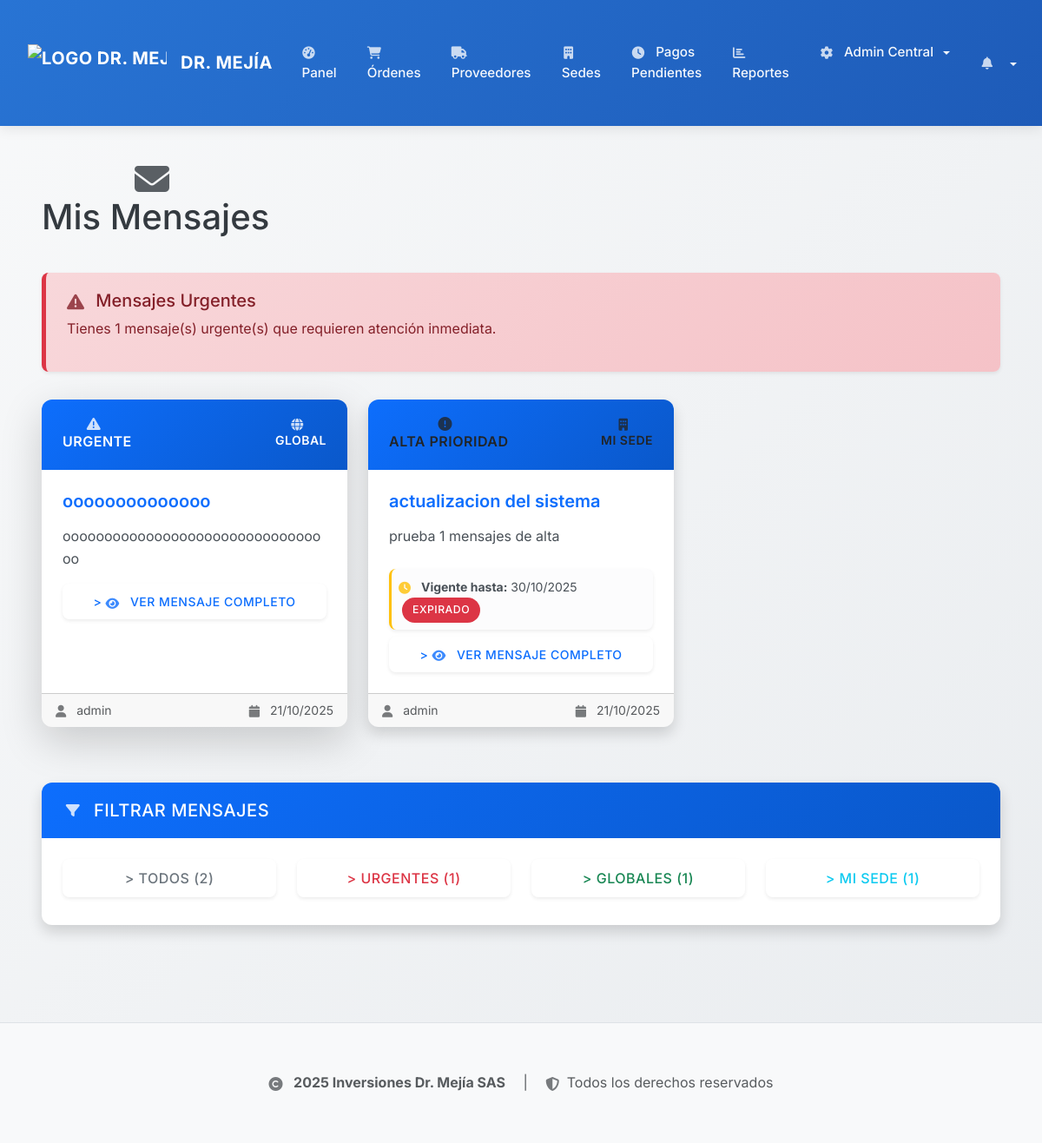
The app's page /messages/my (signed in), older data.
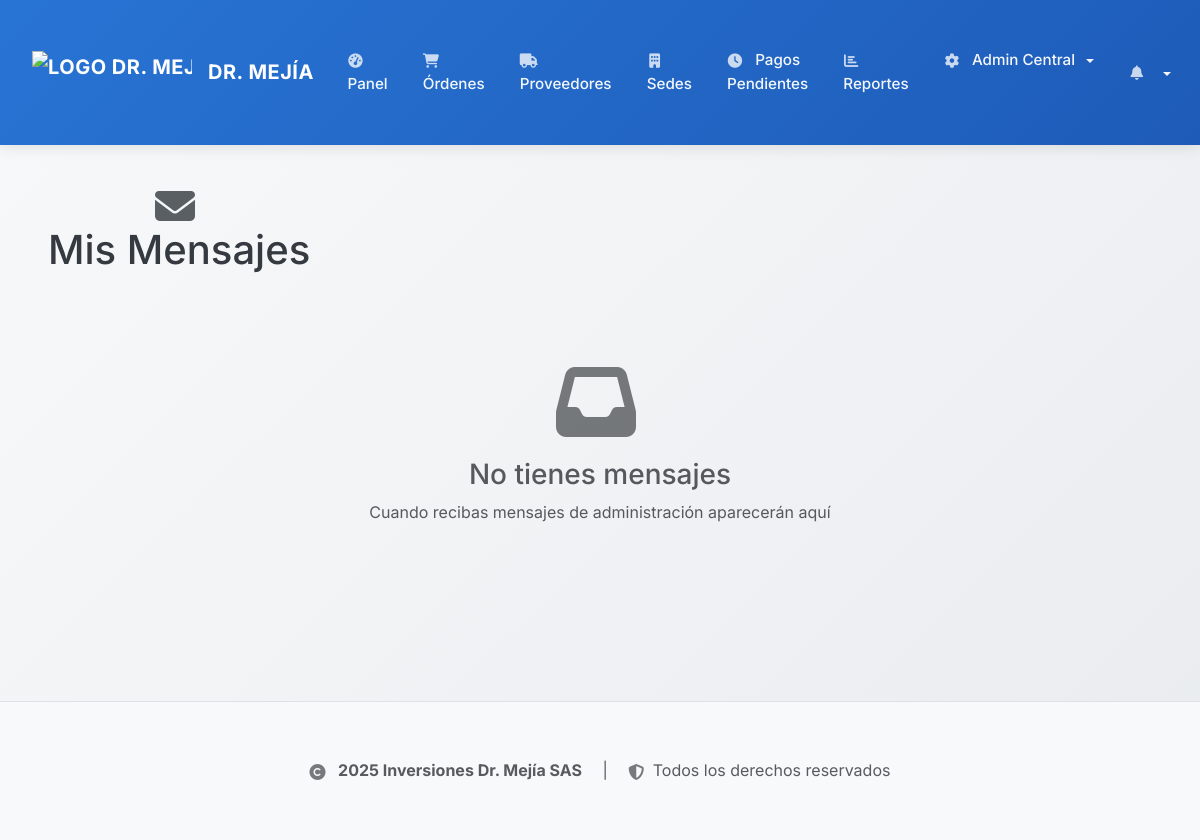
The same page, newer data.
### backend/app/models.py (models this page shows, shortened)
class SedeMessage(db.Model):
    id = db.Column(db.Integer, primary_key=True)
    title = db.Column(db.String(200), nullable=False)  # Título del mensaje
    message = db.Column(db.Text, nullable=False)  # Contenido del mensaje
    sender_id = db.Column(db.Integer, db.ForeignKey('user.id'), nullable=False)  # Quien envía
    sender = db.relationship('User', backref='sent_messages', foreign_keys=[sender_id])
    sede_id = db.Column(db.Integer, db.ForeignKey('sede.id'), nullable=True)
    sede = db.relationship('Sede', backref='received_messages', foreign_keys=[sede_id])
    is_global = db.Column(db.Boolean, default=False)  # Si es para todas las sedes
    priority = db.Column(db.String(20), default='normal')  # normal, alta, urgente
    is_active = db.Column(db.Boolean, default=True)  # Para poder archivar mensajes
    created_at = db.Column(db.DateTime, default=datetime.utcnow)
    expires_at = db.Column(db.DateTime, nullable=True)  # Fecha de expiración opcional

class User(UserMixin, db.Model):
    id = db.Column(db.Integer, primary_key=True)
    username = db.Column(db.String(64), unique=True, nullable=False)
    email = db.Column(db.String(120), unique=True, nullable=False)
    password_hash = db.Column(db.String(128))
    role = db.Column(db.String(64), nullable=False, default='asistente') # 'admin', 'asistente', 'admin_sede', 'proveedor'
    is_active = db.Column(db.Boolean, default=True) # Para desactivar usuarios
    created_at = db.Column(db.DateTime, default=datetime.utcnow)
    provider_id = db.Column(db.Integer, db.ForeignKey('provider.id'), nullable=True)
    provider = db.relationship('Provider', backref='users', uselist=False) # backref 'users' para el proveedor
    sede_id = db.Column(db.Integer, db.ForeignKey('sede.id'), nullable=True)
    sede_asignada = db.relationship('Sede', backref='administrators', foreign_keys=[sede_id])

### backend/app/routes.py (the view)
@bp.route('/messages/my')
@login_required
def my_sede_messages():
    from app.models import SedeMessage
    from datetime import datetime
    if current_user.role == 'admin_sede' and current_user.sede_id:
        messages = SedeMessage.query.filter(
            db.or_(
                SedeMessage.sede_id == current_user.sede_id,
                SedeMessage.is_global == True
            ),
            SedeMessage.is_active == True
        ).order_by(SedeMessage.created_at.desc()).all()
    else:
        messages = SedeMessage.query.filter_by(is_active=True).order_by(SedeMessage.created_at.desc()).all()
    current_date = datetime.now().date()
    messages_dict = []
    for msg in messages:
        msg_dict = {
            'id': msg.id,
            'title': msg.title,
            'message': msg.message,
            'priority': msg.priority,
            'is_global': msg.is_global,
            'created_at': msg.created_at.isoformat(),
            'expires_at': msg.expires_at.isoformat() if msg.expires_at else None,
            'sender': {
                'id': msg.sender.id,
                'username': msg.sender.username
            },
            'sede': {
                'id': msg.sede.id if msg.sede else None,
                'name': msg.sede.name if msg.sede else None,
                'city': msg.sede.city if msg.sede else None
            } if msg.sede else None
        }
        messages_dict.append(msg_dict)
    return render_template('messages/my_messages.html',
                        title='Mis Mensajes',
                        messages=messages,
                        messages_json=messages_dict,
                        current_date=current_date)

### backend/app/models.py (called while the page is built)
@login_manager.user_loader
def load_user(user_id):
    return User.query.get(int(user_id))

### backend/app/routes.py (called while the page is built, shortened)
@bp.context_processor
def inject_notifications():
    if current_user.is_authenticated:
        unread_notifications_count = Notification.query.filter_by(user_id=current_user.id, is_read=False).count()
        latest_notifications = Notification.query.filter_by(user_id=current_user.id).order_by(Notification.created_at.desc()).limit(5).all()
        sede_messages_count = 0
        return dict(
            unread_notifications_count=unread_notifications_count,
            latest_notifications=latest_notifications,
            sede_messages_count=sede_messages_count
        )
    return dict(unread_notifications_count=0, latest_notifications=[])

### frontend/templates/messages/my_messages.html (shortened to what the changed rows need)
{% extends "base.html" %}
{% block content %}
    <div class="container-fluid">
        <div class="d-flex justify-content-between align-items-center mb-4">
            <h1>
                <i class="fas fa-envelope"></i> Mis Mensajes
            </h1>
        </div>
        {% if messages %}
            {% set urgent_messages = messages|selectattr('priority', 'equalto', 'urgente')|list %}
            {% if urgent_messages %}
            <div class="alert alert-danger border-start border-danger border-5 mb-4">
                <h5 class="alert-heading">
                    <i class="fas fa-exclamation-triangle"></i> Mensajes Urgentes
                </h5>
                <p>Tienes {{ urgent_messages|length }} mensaje(s) urgente(s) que requieren atención inmediata.</p>
            </div>
            {% endif %}
            <div class="row">
                {% for message in messages %}
                <div class="col-md-6 col-lg-4 mb-4">
                    <div class="card h-100
                        {% if message.priority == 'urgente' %}border-danger shadow-lg
                        {% elif message.priority == 'alta' %}border-warning
                        {% else %}border-info
                        {% endif %}">
                        <div class="card-header
                            {% if message.priority == 'urgente' %}bg-danger text-white
                            {% elif message.priority == 'alta' %}bg-warning text-dark
                            {% else %}bg-info text-white
                            {% endif %}">
                            <div class="d-flex justify-content-between align-items-center">
                                <div>
                                    {% if message.priority == 'urgente' %}
                                        <i class="fas fa-exclamation-triangle"></i> URGENTE
                                    {% elif message.priority == 'alta' %}
                                        <i class="fas fa-exclamation-circle"></i> ALTA PRIORIDAD
                                    {% else %}
                                        <i class="fas fa-info-circle"></i> INFORMACIÓN
                                    {% endif %}
                                </div>
                                <small>
                                    {% if message.is_global %}
                                        <i class="fas fa-globe"></i> Global
                                    {% else %}
                                        <i class="fas fa-building"></i> Mi Sede
                                    {% endif %}
                                </small>
                            </div>
                        </div>
                        <div class="card-body">
                            <h6 class="card-title text-primary">{{ message.title }}</h6>
                            <p class="card-text">
                                {{ message.message[:150] }}{% if message.message|length > 150 %}...{% endif %}
                            </p>
                            {% if message.expires_at %}
                            <div class="alert alert-light border-start border-warning border-3 p-2 mb-2">
                                <small>
                                    <i class="fas fa-clock text-warning"></i>
                                    <strong>Vigente hasta:</strong> {{ message.expires_at.strftime('%d/%m/%Y') }}
                                    {% if message.expires_at.date() < current_date %}
                                        <span class="badge bg-danger ms-1">EXPIRADO</span>
                                    {% elif (message.expires_at.date() - current_date).days <= 3 %}
                                        <span class="badge bg-warning ms-1">PRÓXIMO A EXPIRAR</span>
                                    {% endif %}
                                </small>
                            </div>
                            {% endif %}
                            <button class="btn btn-outline-primary btn-sm w-100 view-message-btn" data-message-id="{{ message.id }}">>
                                <i class="fas fa-eye"></i> Ver Mensaje Completo
                            </button>
                        </div>
                        <div class="card-footer text-muted">
                            <div class="d-flex justify-content-between">
                                <small>
                                    <i class="fas fa-user"></i> {{ message.sender.username }}
                                </small>
                                <small>
                                    <i class="fas fa-calendar"></i> {{ message.created_at.strftime('%d/%m/%Y') }}
                                </small>
                            </div>
                        </div>
                    </div>
                </div>
                {% endfor %}
            </div>
            <div class="row mt-4">
                <div class="col-md-12">
                    <div class="card">
                        <div class="card-header">
                            <h5 class="mb-0">
                                <i class="fas fa-filter"></i> Filtrar Mensajes
                            </h5>
                        </div>
                        <div class="card-body">
                            <div class="row">
                                <div class="col-md-3 mb-2">
                                    <button class="btn btn-outline-secondary w-100 filter-btn" data-filter="all">>
                                        Todos ({{ messages|length }})
                                    </button>
                                </div>
                                <div class="col-md-3 mb-2">
                                    <button class="btn btn-outline-danger w-100 filter-btn" data-filter="urgente">>
                                        Urgentes ({{ messages|selectattr('priority', 'equalto', 'urgente')|list|length }})
                                    </button>
                                </div>
                                <div class="col-md-3 mb-2">
                                    <button class="btn btn-outline-success w-100 filter-btn" data-filter="global">>
                                        Globales ({{ messages|selectattr('is_global', 'equalto', True)|list|length }})
                                    </button>
                                </div>
                                <div class="col-md-3 mb-2">
                                    <button class="btn btn-outline-info w-100 filter-btn" data-filter="sede">>
                                        Mi Sede ({{ messages|selectattr('is_global', 'equalto', False)|list|length }})
                                    </button>
                                </div>
                            </div>
                        </div>
                    </div>
                </div>
            </div>
        {% else %}
            <div class="text-center py-5">
                <i class="fas fa-inbox fa-5x text-muted mb-3"></i>
                <h3 class="text-muted">No tienes mensajes</h3>
                <p class="text-muted">Cuando recibas mensajes de administración aparecerán aquí</p>
            </div>
        {% endif %}
    </div>
{% endblock %}

Row changes from the older to the newer data that the page shows:
removed SedeMessage: priority "urgente" (drawn), is_global True (drawn), title "oooooooooooooo", message "ooooooooooooooooooooooooooooooooo", sender.username "admin", created_at "21/10/2025"
removed SedeMessage: priority "alta" (drawn), is_global False (drawn), title "actualizacion del sistema", message "prueba 1 mensajes de alta", expires_at "30/10/2025", shows "EXPIRADO", sender.username "admin", created_at "21/10/2025"
Text that changed along with them:
{{ urgent_messages|length }}: "1" → (not shown)
{{ messages|length }}: "2" → (not shown)
{{ messages|selectattr('priority', 'equalto', 'urgente')|list|length }}: "1" → (not shown)
{{ messages|selectattr('is_global', 'equalto', True)|list|length }}: "1" → (not shown)
{{ messages|selectattr('is_global', 'equalto', False)|list|length }}: "1" → (not shown)
text no longer shown: "Mensajes Urgentes Tienes mensaje(s) urgente(s) que requieren atención inmediata. FILTRAR MENSAJES > TODOS ( ) > URGENTES ( ) > GLOBALES ( ) > MI SEDE ( )"
text now shown: "No tienes mensajes Cuando recibas mensajes de administración aparecerán aquí"
